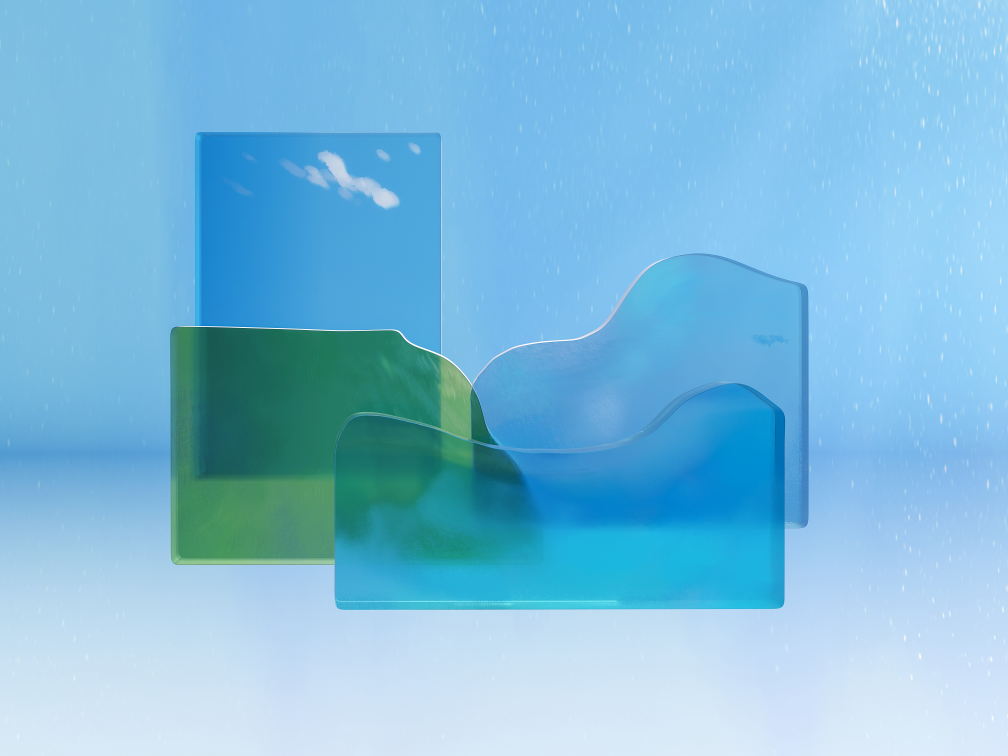
#> input picture processes_and_threads/images/f36-01-day.png, 4032 x 3024 px (shown at 1/4 size)
$ python process_image.py images/f36-01-day.png
#> lines starting #> are read from the running program, lines starting #| are printed output that depends on the picture
import os
import sys

# This module provides the magic_signature() function, safely and
# securely calculated to provide invaluable signature of an image.

def magic(fname):
#> called with fname = 'images/f36-01-day.png'
    n_threads = os.getenv('OMP_NUM_THREADS', '(unset)')
    print(f"Worker {fname=} OMP_NUM_THREADS={n_threads}")

    # We delay the import of numpy because we want to set OMP_NUM_THREADS.
    # We delay the import of PIL in case is uses numpy internally.

    import numpy as np
    from PIL import Image

    im = Image.open(fname)
#> im is the input picture: PIL image 4032x3024 RGB; mean R, G, B 123.5, 187.3, 220.7
    # y, x = im.size
    # im = im.resize((y*2, x*2))
    try:
        m = np.median(im, axis=2)
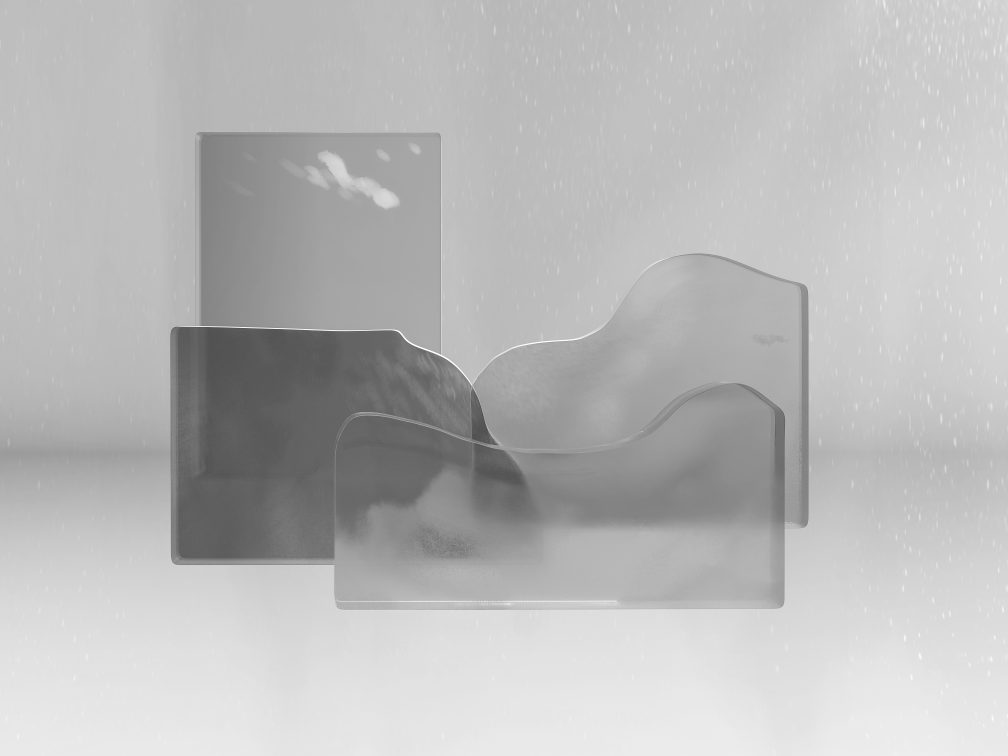
#> m: shape (3024, 4032) float64 (shown at 1/4 size); min 44, max 255, mean 185.5
    except np.AxisError:
        return -1
    n = (m @ m.T).mean()
#> n = 139877087.8
    return int(n)

if __name__ == '__main__':
    for fname in sys.argv[1:]:
        print(f'{fname} → {magic(fname)}')
